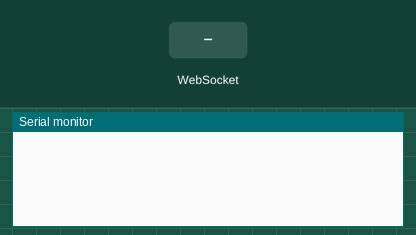
Bench run of a sketch on a simulated ESP8266 (NodeMCU). Parts: the last lines printed to the serial monitor. The test bench sets the inputs (shaded band). WiFi joins after 1.5 s; servers stay silent unless stated.

Above: at 2.7 s.
2.8 s: WebSocket text "INFO" received
At 4.0 s:
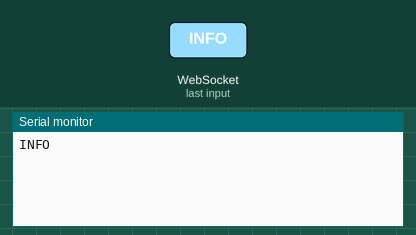
4.3 s: WebSocket text "{" received
At 5.2 s:
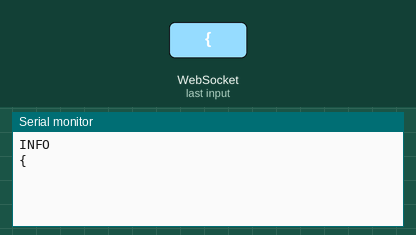
5.8 s: WebSocket text "0" received
At 6.4 s:
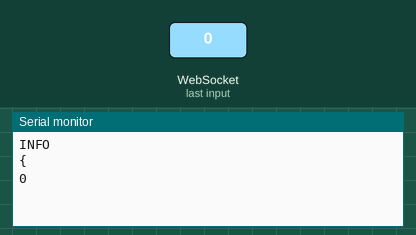

The sketch:

esp_bridge.ino
```cpp
/*
  ESP bridge — jembatan WiFi <-> Arduino Uno (untuk FireGuard maupun EcoBot)
  ------------------------------------------------------------------
  Sketch yang sama dipakai di dua robot. Bedanya cuma ROBOT_NAME di bawah.

  Yang dikerjakan ESP di sini hampir cuma "meneruskan":
    Uno  --(Serial, JSON per baris)-->  ESP  -->  dashboard (WebSocket, dan MQTT kalau diaktifkan)
    Uno  <--(Serial, teks per baris)--  ESP  <--  dashboard

  Jadi semua logika robot tetap ada di Uno. ESP hanya menjawab "PING" sendiri
  (untuk mengukur latensi dan kekuatan sinyal) dan memberi tahu alamat IP-nya.

  Board yang didukung: ESP32 (DevKit) dan ESP8266 (NodeMCU / Wemos D1 mini).
  Library yang dibutuhkan (Library Manager):
    - "WebSockets" oleh Markus Sattler
    - "PubSubClient" oleh Nick O'Leary  (hanya kalau USE_MQTT = 1)

  Wiring (ESP32):   Uno TX (pin 1) --[pembagi tegangan 1k/2k]--> ESP32 GPIO16 (RX2)
                    Uno RX (pin 0) <------------------------------ ESP32 GPIO17 (TX2)
                    GND Uno <-> GND ESP
  Uno bekerja di 5 V sedangkan ESP di 3,3 V. Jalur ESP -> Uno aman langsung,
  tapi jalur Uno -> ESP HARUS diturunkan tegangannya (pembagi 1k dan 2k sudah cukup).
  Detail lengkap ada di docs/WIRING.md.
*/

// ==================================================================
//  KONFIGURASI
// ==================================================================
#define ROBOT_NAME   "fireguard"        // "fireguard" atau "ecobot" (dipakai untuk mDNS dan topik MQTT)
#define FW_VERSION   "1.0.0"

#define WIFI_SSID    "NAMA_WIFI"        // WiFi rumah / kampus / hotspot HP
#define WIFI_PASS    "PASSWORD_WIFI"
#define WIFI_TIMEOUT_MS 15000UL         // kalau gagal tersambung, ESP membuat WiFi sendiri (mode AP)
#define AP_PASS      "kopak1234"        // password WiFi mode AP (minimal 8 karakter)

#define WS_PORT      81
#define UART_BAUD    57600              // harus sama dengan SERIAL_BAUD di sketch Uno
#define UART_RX_PIN  16                 // hanya dipakai di ESP32 (RX2)
#define UART_TX_PIN  17                 // hanya dipakai di ESP32 (TX2)

// MQTT (opsional). 0 = mati, 1 = hidup.
#define USE_MQTT     0
#define MQTT_HOST    "broker.hivemq.com"
#define MQTT_PORT    1883
#define MQTT_PREFIX  "kopak"            // HARUS sama dengan "Awalan topik" di pengaturan dashboard; buat yang unik
#define MQTT_USER    NULL
#define MQTT_PASS    NULL

// ==================================================================

#if defined(ESP32)
  #include <WiFi.h>
  #include <ESPmDNS.h>
  #define UnoSerial Serial2
  #define LOG(...)  Serial.printf(__VA_ARGS__)
#elif defined(ESP8266)
  #include <ESP8266WiFi.h>
  #include <ESP8266mDNS.h>
  #define UnoSerial Serial              // di ESP8266 satu-satunya UART dipakai untuk Uno, jadi tidak ada log
  #define LOG(...)
#else
  #error "Board tidak didukung. Pilih ESP32 atau ESP8266."
#endif

#include <WebSocketsServer.h>

#if USE_MQTT
  #include <PubSubClient.h>
#endif

enum Source : uint8_t { SRC_WS, SRC_MQTT };

static WebSocketsServer ws(WS_PORT);
static bool apMode = false;

static char lineBuf[384];
static size_t lineLen = 0;
static bool lineOverflow = false;

#if USE_MQTT
static WiFiClient netClient;
static PubSubClient mqtt(netClient);
static String topicCmd, topicTel, topicStatus;
static unsigned long lastMqttTry = 0;
#endif

// ------------------------------------------------------------------
//  Pembantu
// ------------------------------------------------------------------
static String ipString() {
  return (apMode ? WiFi.softAPIP() : WiFi.localIP()).toString();
}

static void sendToClient(Source src, uint8_t num, const char* line) {
  if (src == SRC_WS) {
    String s(line);
    ws.sendTXT(num, s);
  }
#if USE_MQTT
  else if (mqtt.connected()) {
    mqtt.publish(topicTel.c_str(), line);
  }
#endif
}

static void sendBridgeInfo(Source src, uint8_t num) {
  char out[200];
  snprintf(out, sizeof(out),
           "{\"t\":\"bridge\",\"robot\":\"%s\",\"fw\":\"%s\",\"ip\":\"%s\",\"rssi\":%d,\"mode\":\"%s\"}",
           ROBOT_NAME, FW_VERSION, ipString().c_str(), apMode ? 0 : (int)WiFi.RSSI(), apMode ? "ap" : "sta");
  sendToClient(src, num, out);
}

// ------------------------------------------------------------------
//  Perintah dari dashboard
// ------------------------------------------------------------------
static void forwardToUno(const char* cmd) {
  UnoSerial.print(cmd);
  UnoSerial.print('\n');
}

static void handleCommand(const char* raw, Source src, uint8_t num) {
  // bersihkan: hanya ASCII yang bisa dicetak, maksimal 40 karakter
  char cmd[41];
  size_t n = 0;
  while (*raw == ' ') raw++;
  for (; *raw && n < sizeof(cmd) - 1; raw++) {
    if (*raw >= 32 && *raw < 127) cmd[n++] = *raw;
  }
  while (n > 0 && cmd[n - 1] == ' ') n--;
  cmd[n] = '\0';
  if (n == 0) return;

  if (strncmp(cmd, "PING", 4) == 0) {
    char out[120];
    snprintf(out, sizeof(out), "{\"t\":\"pong\",\"n\":%ld,\"rssi\":%d,\"up\":%lu}",
             atol(cmd + 4), apMode ? 0 : (int)WiFi.RSSI(), millis() / 1000UL);
    sendToClient(src, num, out);
    return;
  }
  if (strcmp(cmd, "INFO") == 0) sendBridgeInfo(src, num);   // lalu tetap diteruskan ke Uno
  forwardToUno(cmd);
}

static void onWsEvent(uint8_t num, WStype_t type, uint8_t* payload, size_t length) {
  switch (type) {
    case WStype_CONNECTED:
      LOG("[ws] klien %u tersambung\n", num);
      sendBridgeInfo(SRC_WS, num);
      break;
    case WStype_DISCONNECTED:
      LOG("[ws] klien %u putus\n", num);
      forwardToUno("DRV 0 0");          // dashboard hilang: pastikan robot tidak melaju terus
      forwardToUno("BRUSH 0");          // EcoBot: matikan sapu (FireGuard mengabaikan perintah ini)
      break;
    case WStype_TEXT: {
      char buf[64];
      size_t n = length < sizeof(buf) - 1 ? length : sizeof(buf) - 1;
      memcpy(buf, payload, n);
      buf[n] = '\0';
      handleCommand(buf, SRC_WS, num);
      break;
    }
    default:
      break;
  }
}

// ------------------------------------------------------------------
//  Data dari Uno -> semua klien
// ------------------------------------------------------------------
static void publishLine(char* line) {
  String s(line);
  ws.broadcastTXT(s);
#if USE_MQTT
  if (mqtt.connected()) mqtt.publish(topicTel.c_str(), line);
#endif
}

static void readUno() {
  while (UnoSerial.available() > 0) {
    char c = (char)UnoSerial.read();
    if (c == '\n') {
      if (lineLen > 0 && !lineOverflow) {
        lineBuf[lineLen] = '\0';
        if (lineBuf[lineLen - 1] == '\r') lineBuf[--lineLen] = '\0';
        if (lineBuf[0] == '{') publishLine(lineBuf);   // hanya JSON yang diteruskan; teks lain = sampah/debug
      }
      lineLen = 0;
      lineOverflow = false;
    } else if (lineLen < sizeof(lineBuf) - 1) {
      lineBuf[lineLen++] = c;
    } else {
      lineOverflow = true;
    }
  }
}

// ------------------------------------------------------------------
//  WiFi
// ------------------------------------------------------------------
static void startWifi() {
  WiFi.persistent(false);
  WiFi.mode(WIFI_STA);
#if defined(ESP32)
  WiFi.setHostname(ROBOT_NAME);
  WiFi.setSleep(false);                 // latensi lebih rendah
#else
  WiFi.hostname(ROBOT_NAME);
  WiFi.setSleepMode(WIFI_NONE_SLEEP);
#endif
  WiFi.setAutoReconnect(true);
  WiFi.begin(WIFI_SSID, WIFI_PASS);
  LOG("Menyambung ke WiFi \"%s\"", WIFI_SSID);

  unsigned long t0 = millis();
  while (WiFi.status() != WL_CONNECTED && millis() - t0 < WIFI_TIMEOUT_MS) {
    delay(250);
    LOG(".");
  }
  LOG("\n");

  if (WiFi.status() == WL_CONNECTED) {
    apMode = false;
    LOG("Tersambung. IP: %s\n", WiFi.localIP().toString().c_str());
    return;
  }

  // gagal: buat WiFi sendiri supaya dashboard tetap bisa tersambung (alamat 192.168.4.1)
  apMode = true;
  WiFi.disconnect();
  WiFi.mode(WIFI_AP);
  String apName = String(ROBOT_NAME) + "-robot";
  WiFi.softAP(apName.c_str(), AP_PASS);
  LOG("WiFi gagal. Mode AP \"%s\", IP: %s\n", apName.c_str(), WiFi.softAPIP().toString().c_str());
}

// ------------------------------------------------------------------
//  MQTT
// ------------------------------------------------------------------
#if USE_MQTT
static void mqttCallback(char* topic, byte* payload, unsigned int length) {
  char buf[64];
  size_t n = length < sizeof(buf) - 1 ? length : sizeof(buf) - 1;
  memcpy(buf, payload, n);
  buf[n] = '\0';
  handleCommand(buf, SRC_MQTT, 0);
}

static void mqttLoop() {
  if (apMode || WiFi.status() != WL_CONNECTED) return;
  if (!mqtt.connected()) {
    if (millis() - lastMqttTry < 5000UL) return;
    lastMqttTry = millis();
#if defined(ESP32)
    uint32_t chip = (uint32_t)ESP.getEfuseMac();
#else
    uint32_t chip = ESP.getChipId();
#endif
    String cid = String("kopak-") + ROBOT_NAME + "-" + String(chip, HEX);
    // will: kalau ESP mati mendadak, broker otomatis menandai robot "offline"
    if (mqtt.connect(cid.c_str(), MQTT_USER, MQTT_PASS, topicStatus.c_str(), 0, true, "offline")) {
      mqtt.publish(topicStatus.c_str(), "online", true);
      mqtt.subscribe(topicCmd.c_str());
      LOG("[mqtt] tersambung ke %s\n", MQTT_HOST);
    } else {
      LOG("[mqtt] gagal, kode %d\n", mqtt.state());
    }
    return;
  }
  mqtt.loop();
}
#endif

// ------------------------------------------------------------------
//  setup & loop
// ------------------------------------------------------------------
void setup() {
#if defined(ESP32)
  Serial.begin(115200);                                        // log lewat USB
  UnoSerial.begin(UART_BAUD, SERIAL_8N1, UART_RX_PIN, UART_TX_PIN);
#else
  UnoSerial.begin(UART_BAUD);
#endif

  startWifi();

  if (MDNS.begin(ROBOT_NAME)) {
    MDNS.addService("ws", "tcp", WS_PORT);
    LOG("mDNS: %s.local\n", ROBOT_NAME);
  }

  ws.begin();
  ws.onEvent(onWsEvent);

#if USE_MQTT
  String base = String(MQTT_PREFIX) + "/" + ROBOT_NAME + "/";
  topicCmd = base + "cmd";
  topicTel = base + "tel";
  topicStatus = base + "status";
  mqtt.setServer(MQTT_HOST, MQTT_PORT);
  mqtt.setBufferSize(512);
  mqtt.setCallback(mqttCallback);
#endif
}

void loop() {
#if defined(ESP8266)
  MDNS.update();
#endif
  ws.loop();
  readUno();
#if USE_MQTT
  mqttLoop();
#endif
}
```

Measured:
- after the input at 2.8 s, the serial monitor: prints a new line at once (image 1)
- after the input at 4.3 s, the serial monitor: prints a new line at once (image 2)
- after the input at 5.8 s, the serial monitor: prints a new line at once (image 3)
